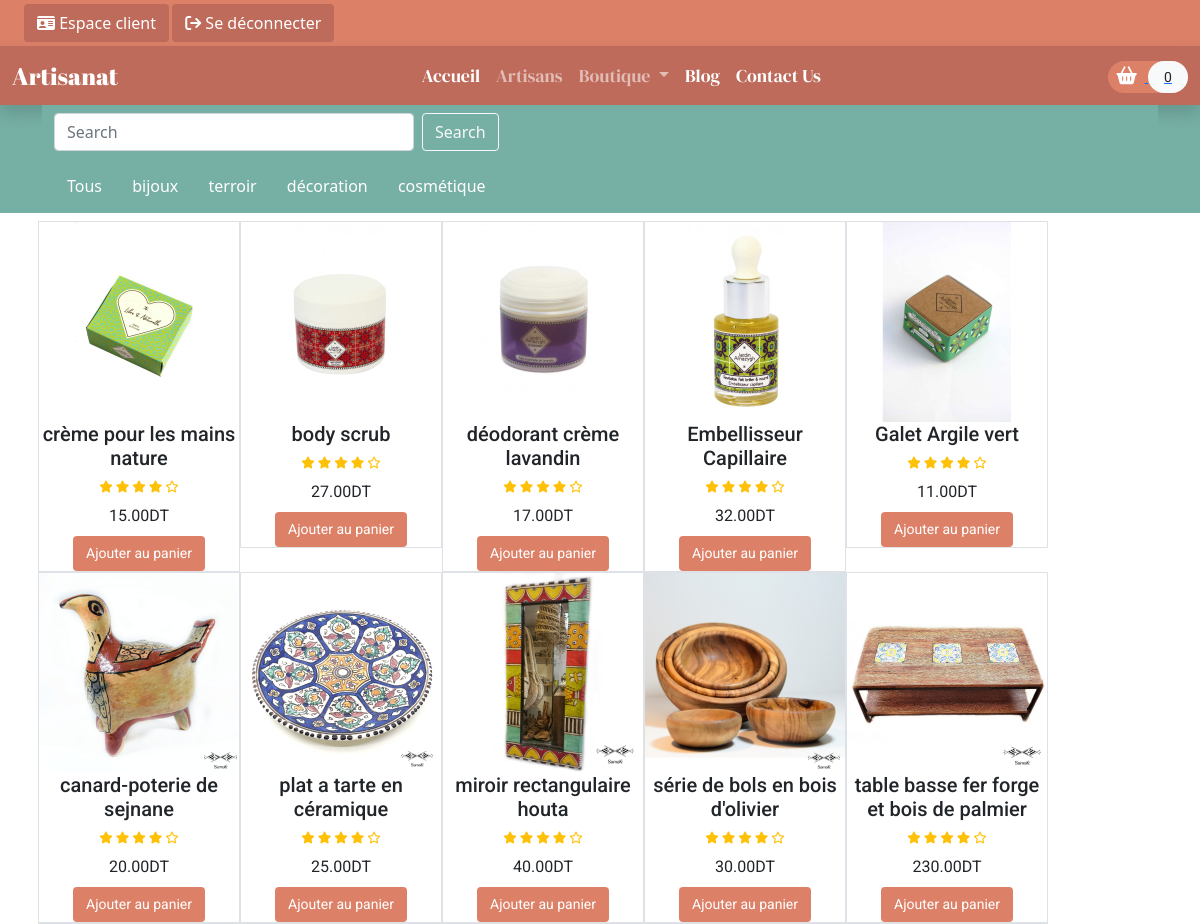
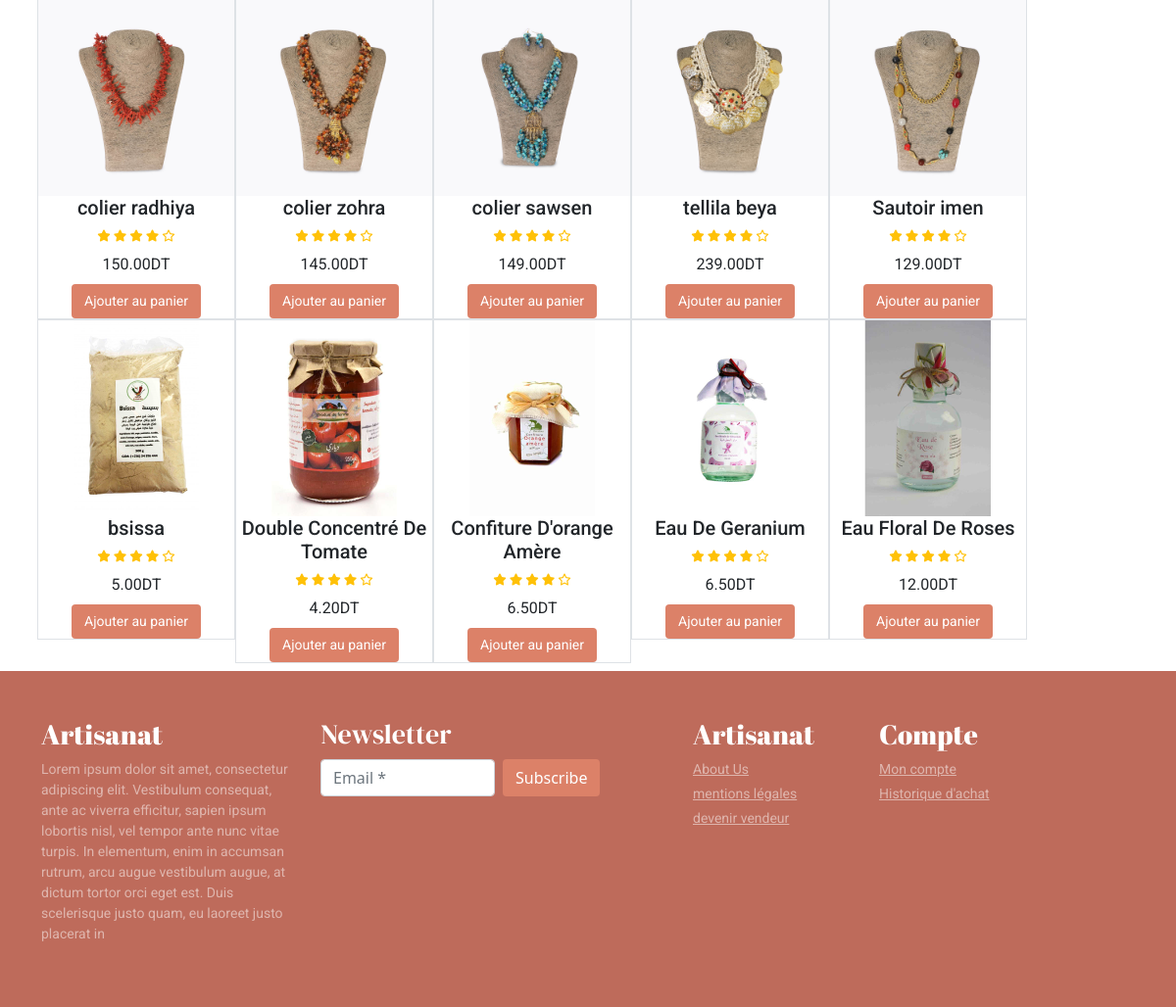
Screenshot of /catalogue.php (signed in) with the database file from the repository (2 pictures, top to bottom).
### tables this page shows
CREATE TABLE `produit` (
  `id_produit` int(50) NOT NULL,
  `nom_produit` varchar(50) NOT NULL,
  `Prix_produit` double(10,2) NOT NULL,
  `id_fab` int(20) NOT NULL,
  `image_produit` varchar(255) NOT NULL,
  `Dajout_produit` datetime DEFAULT current_timestamp(),
  `categorie` varchar(20) NOT NULL
);

### catalogue.php (called while the page is built, shortened)
<?php
include ('header.php');
?>
<?php
include ('Template/_recherche.php');
include ('Template/_catalogue.php');
?>
<?php
include ('Footer.php')
?>

### functions.php (called while the page is built, shortened)
<?php
require ('Database/DBController.php');
require ('Database/Product.php');
$db = new DBController();
$product = new Product($db);
$product->getData();
$Cart = new cart($db);

### Database/Product.php (called while the page is built, shortened)
<?php
class Product
{
    public $db = null;
    public function __construct(DBController $db)
    {
        $this->db=$db;
    }
    public function getData($table='produit'){
        $result=$this->db->con->query("SELECT * FROM {$table}");
        $resultArray =array();
        while($item=mysqli_fetch_array($result,MYSQLI_ASSOC)){
            $resultArray[]=$item;
        }
        return $resultArray;
    }
    public function getData2($table='produit'){
        $result=$this->db->con->query("SELECT * FROM {$table} WHERE id_user={$_SESSION['userID']}");
        $resultArray =array();
        return $resultArray;
    }
}

### Database/DBController.php (called while the page is built, shortened)
<?php
class DBController
{
    protected $host='localhost';
    protected $user='root';
    protected $password ='';
    protected $database="artisanat";
    public function __construct()
    {
        $this->con=mysqli_connect($this->host,$this->user,$this->password,$this->database);
    }
}

### Template/_catalogue.php (the view, shortened to what this page needs)
<?php
$product_shuffle = $product->getData();
?>
<section id="catalogue">
    <div class="container p-2">
        <div class="grid">
            <?php foreach ($product_shuffle as $item):?>
            <div class="grid-item border <?php echo $item['categorie'];?>">
                <div class="item" style="width: 200px;">
                    <div class="product font-Roboto">
                        <a href="product.php?item_id=1"><img src="<?php echo $item['image_produit'] ?? './assets/product/argile.jpg'; ?>" alt="product1" class="img-fluid"></a>
                        <div class="text-center">
                            <h5><?php echo $item['nom_produit'] ?? 'uknown'; ?></h5>
                            <div class="rating text-warning font-size-12">
                                <span><i class="fa-solid fa-star"></i></span>
                                <span><i class="fa-solid fa-star"></i></span>
                                <span><i class="fa-solid fa-star"></i></span>
                                <span><i class="fa-solid fa-star"></i></span>
                                <span><i class="fa-regular fa-star"></i></span>
                            </div>
                            <div class="price py-2">
                                <span><?php echo $item['Prix_produit'] ?? '0'; ?></span>DT
                            </div>
                            <form method="post">
                                <?php
                                if(in_array($item['id_produit'],$Cart->getCartid($product->getData("panier"))??[])){
                                    echo  '<button type="submit" disabled class="btn color-secondalt-bg font-size-14 text-white font-Roboto">Dans le panier</button>';
                                }else{
                                    echo  '<button type="submit" name="top_sale_submit" class="btn color-primaryalt-bg font-size-14 text-white font-Roboto">Ajouter au panier</button>';
                                }
                                ?>
                            </form>
                        </div>
                    </div>
                </div>
            </div>
            <?php endforeach;?>
        </div>
    </div>
</section>

### header.php (shortened to what this page needs)
<!DOCTYPE html>
<html lang="en">
<head>
    <link href="https://cdn.jsdelivr.net/npm/bootstrap@5.1.3/dist/css/bootstrap.min.css" rel="stylesheet">
    <link rel="stylesheet" href="https://cdnjs.cloudflare.com/ajax/libs/OwlCarousel2/2.3.4/assets/owl.carousel.min.css" />
    <link rel="stylesheet" href="https://cdnjs.cloudflare.com/ajax/libs/OwlCarousel2/2.3.4/assets/owl.theme.default.min.css" />
    <link rel="stylesheet" href="https://cdnjs.cloudflare.com/ajax/libs/font-awesome/6.1.1/css/all.min.css" />
    <link rel="stylesheet" href="style.css">
    <?php
    include ('functions.php');
    ?>
</head>
<body>
<header id="header">
    <div class="strip d-flex justify-content-between px-4 py-1 color-primaryalt-bg">
        <div class="font-Nanum font-size-12 .float-right">
            <?php
                 if(isset($_SESSION['userID'])){
                   echo  '<a href="compteuser.php"><button type="button" class="btn color-primary-bg text-white"><span><i class="fa-solid fa-id-card"></i></span> Espace client</button></a>
            <a href="logout.php"><button type="submit" id="logout" class="btn color-primary-bg text-white"><span><i class="fa-solid fa-arrow-right-from-bracket"></i></span> Se déconnecter</button></a>';
                 }
            ?>
        </div>
    </div>
    <nav class="navbar navbar-expand-lg navbar-dark color-primary-bg shadow">
        <div class="container-fluid">
            <a class="navbar-brand p-0 font-size-24 font-Abril" href="#">Artisanat</a>
            <div class="collapse navbar-collapse" id="navbarSupportedContent">
                <ul class="navbar-nav me-auto mb-2 mb-lg-0 m-auto font-Serif font-size-18">
                    <li class="nav-item">
                        <a class="nav-link active" aria-current="page" href="index.php">Accueil</a>
                    </li>
                    <li class="nav-item">
                        <a class="nav-link" href="listfab.php">Artisans </a>
                    </li>
                    <li class="nav-item dropdown">
                        <a class="nav-link dropdown-toggle" href="#" id="navbarDropdown" role="button" data-bs-toggle="dropdown" aria-expanded="false">
                            Boutique
                        </a>
                    </li>
                    <li class="nav-item">
                        <a class="nav-link active" aria-current="page" href="#">Blog</a>
                    </li>
                    <li class="nav-item">
                        <a class="nav-link active" aria-current="page" href="#">Contact Us</a>
                    </li>
                </ul>
                <form action="panier.php" class="font-size-14 font-Roboto">
                    <a href="panier.php" class="py-2 rounded-pill color-primaryalt-bg">
                        <span class="font-size-18 px-2 text-white"><i class="fa-solid fa-basket-shopping"></i></span>
                        <span class="px-3 py-2 rounded-pill text-dark bg-light"><?php echo isset($_SESSION['userID']) ? count($product->getData2("panier")) : 0 ; ?> </span>
                    </a>
                </form>
            </div>
        </div>
    </nav>
</header>
<main id="main-site">

### Template/_recherche.php
<div class="color-secondalt-bg">
    <section class="container" >
        <nav class="navbar navbar-light color-secondalt-bg">
            <div class="container-fluid">
                <form>
                    <div class="d-flex">
                        <input class="form-control me-2" type="search" placeholder="Search" aria-label="Search">
                        <button class="btn btn-outline-light" type="submit">Search</button>
                    </div>
                    <div id="filters" class="button-group mt-3">
                        <button class="btn text-white" data-filter="*">Tous</button>
                        <button class="btn text-white" data-filter=".bijoux">bijoux</button>
                        <button class="btn text-white" data-filter=".terroir">terroir</button>
                        <button class="btn text-white" data-filter=".décoration">décoration</button>
                        <button class="btn text-white" data-filter=".cosmétique">cosmétique</button>
                    </div>
                </form>
            </div>
        </nav>
    </section>
</div>

### Footer.php (shortened to what this page needs)
</main>
<footer id="footer" class="color-primary-bg text-white py-5">
    <div class="container">
        <div class="row">
            <div class="col-lg-3 col-12">
                <h3 class="font-Abril">Artisanat</h3>
                <p class="font-size-14 font-Roboto text-white-50">Lorem ipsum dolor sit amet, consectetur adipiscing elit. Vestibulum consequat, ante ac viverra efficitur, sapien ipsum lobortis nisl, vel tempor ante nunc vitae turpis. In elementum, enim in accumsan rutrum, arcu augue vestibulum augue, at dictum tortor orci eget est. Duis scelerisque justo quam, eu laoreet justo placerat in</p>
            </div>
            <div class="col-lg-4 col-12">
                <h3 class="font-Serif">Newsletter</h3>
                <form class="form-row d-flex">
                    <div class="col">
                        <input type="text" class="form-control" placeholder="Email *">
                    </div>
                    <div class="col">
                        <button type="submit" class="btn color-primaryalt-bg text-white mx-2">Subscribe</button>
                    </div>
                </form>
            </div>
            <div class="col-lg-2 col-12">
                <h3 class="font-Abril">Artisanat</h3>
                <div class="d-flex flex-column flex-wrap">
                    <a href="#" class="font-Roboto font-size-14 text-white-50 pb-1">About Us</a>
                    <a href="#" class="font-Roboto font-size-14 text-white-50 pb-1">mentions légales</a>
                    <a href="#" class="font-Roboto font-size-14 text-white-50 pb-1">devenir vendeur</a>
                </div>
            </div>
            <div class="col-lg-2 col-12">
                <h3 class="font-Abril">Compte</h3>
                <div class="d-flex flex-column flex-wrap">
                    <a href="#" class="font-Roboto font-size-14 text-white-50 pb-1">Mon compte</a>
                    <a href="#" class="font-Roboto font-size-14 text-white-50 pb-1">Historique d'achat</a>
                </div>
            </div>
        </div>
    </div>
</footer>
</body>
</html>

### style.css (style rules this page uses)
button, button:focus { outline: none !important; box-shadow: none !important; }
.font-Serif { font-family: "DM Serif Display", cursive; }
.font-Roboto { font-family: "Roboto", cursive; }
.font-Abril { font-family: "Abril Fatface", cursive; }
.font-size-12 { font-size: 12px; }
.font-size-14 { font-size: 14px; }
.font-size-24 { font-size: 24px; }
.font-size-18 { font-size: 18px; }
.color-primary-bg { background: #be6b5b; }
.color-primaryalt-bg { background: #dc8168; }
.color-secondalt-bg { background: #76afa4; }

### rows the page displays
produit: image_produit (picture), nom_produit "crème pour les mains nature", Prix_produit "15.00"
produit: image_produit (picture), nom_produit "body scrub", Prix_produit "27.00"
produit: image_produit (picture), nom_produit "déodorant crème lavandin", Prix_produit "17.00"
produit: image_produit (picture), nom_produit "Embellisseur Capillaire", Prix_produit "32.00"
produit: image_produit (picture), nom_produit "Galet Argile vert", Prix_produit "11.00"
produit: image_produit (picture), nom_produit "canard-poterie de sejnane", Prix_produit "20.00"
produit: image_produit (picture), nom_produit "plat a tarte en céramique", Prix_produit "25.00"
produit: image_produit (picture), nom_produit "miroir rectangulaire houta", Prix_produit "40.00"
produit: image_produit (picture), nom_produit "série de bols en bois d'olivier", Prix_produit "30.00"
produit: image_produit (picture), nom_produit "table basse fer forge et bois de palmier", Prix_produit "230.00"
produit: image_produit (picture), nom_produit "colier radhiya", Prix_produit "150.00"
produit: image_produit (picture), nom_produit "colier zohra", Prix_produit "145.00"
produit: image_produit (picture), nom_produit "colier sawsen", Prix_produit "149.00"
produit: image_produit (picture), nom_produit "tellila beya", Prix_produit "239.00"
produit: image_produit (picture), nom_produit "Sautoir imen", Prix_produit "129.00"
produit: image_produit (picture), nom_produit "bsissa", Prix_produit "5.00"
produit: image_produit (picture), nom_produit "Double Concentré De Tomate", Prix_produit "4.20"
produit: image_produit (picture), nom_produit "Confiture D'orange Amère", Prix_produit "6.50"
produit: image_produit (picture), nom_produit "Eau De Geranium", Prix_produit "6.50"
produit: image_produit (picture), nom_produit "Eau Floral De Roses", Prix_produit "12.00"

### other values shown
count($product->getData2("panier")) "0"
